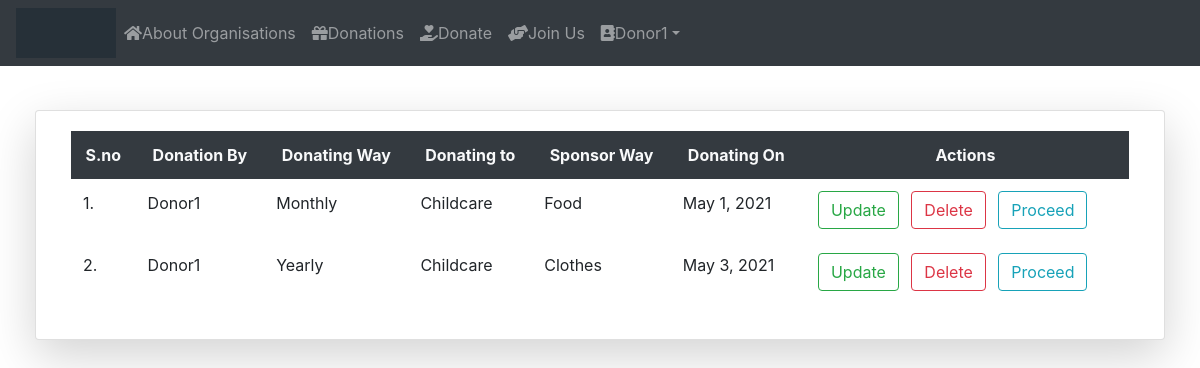
The page /dontab1/ (signed in) on the database as committed earlier.
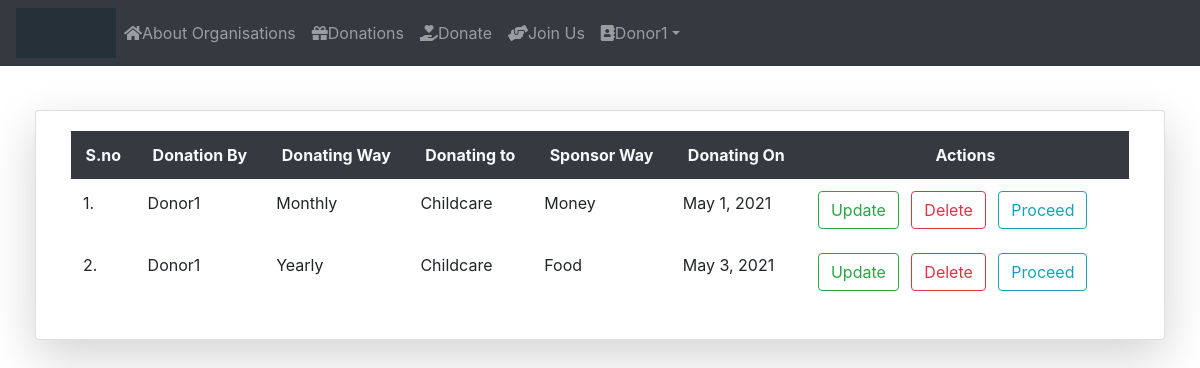
The same page on the database as committed later.
### App/models.py (models this page shows)
class Donate(models.Model):
	d=[('Select',"Select"),('Yearly',"Yearly Once"),('Monthly',"Monthly Once"),('Quarterly',"Quarterly Once"),('One Time',"One time donation")]
	s=[('Select',"Select"),('Food',"Food"),('Clothes',"Clothes"),('Money',"Money")]
	username=models.CharField(max_length=50)
	email=models.EmailField(max_length=50)
	ways_to_donate=models.CharField(max_length=50,choices=d,default='Select')
	donating_to=models.CharField(max_length=50)
	sponsor_way=models.CharField(max_length=50,choices=s,default='Select')
	donating_date=models.DateField()
	uid=models.ForeignKey(User,on_delete=models.CASCADE)

### App/views.py (the view)
# urls.py: path('dontab1/',views.donationtable1,name="dtab1"),
def donationtable1(request):
	w=Donate.objects.filter(uid_id=request.user.id)
	return render(request,'html/dontab1.html',{'x':w})

### App/templates/html/dontab1.html (shortened to what this page needs)
{% extends 'html/base.html' %}
{% block content %}
<div class="container-fluid mt-2">
	<div class="card-body">
  				<div class="container-fluid mt-2">
				<div class="row">
  				<div class="card col-md mt-2 shadow-lg">
				<div class="card-body">
				<table class="table table-borderless table-center">
					<tr class="bg-dark text-light text-center">
						<th>S.no</th>
						<th>Donation By</th>
						<th>Donating Way</th>
						<th>Donating to</th>
						<th>Sponsor Way</th>
						<th>Donating On</th>
						<th>Actions</th>
					</tr>
            		{% for k in x %}
            		<tr>
            			<td>{{forloop.counter}}.</td>
            			<td>{{k.username}}</td>
            			<td>{{k.ways_to_donate}}</td>
            			<td>{{k.donating_to}}</td>
            			<td>{{k.sponsor_way}}</td>
            			<td>{{k.donating_date}}</td>
            			<td colspan="3">
            				<a href="{% url 'up' k.id %}" class="btn btn-outline-success mx-1 text-success">Update</a>
            				<a href="{% url 'dele' k.id %}" class="btn btn-outline-danger mx-1 text-danger">Delete</a>
            				{% if k.sponsor_way == 'Money' %}
		    				<a href="" class="btn btn-outline-info text-info mx-1">Proceed</a>
            				{% elif k.sponsor_way == 'Food' %}
		    				<a href="{% url 'msg' k.id %}" class="btn btn-outline-info mx-1 text-info ">Proceed</a>
		    				{% elif k.sponsor_way == 'Clothes' %}
		    				<a href="{% url 'msg' k.id %}" class="btn btn-outline-info text-info  mx-1">Proceed</a>
		    				{% else %}
		    				<a href="#" class="btn btn-secondary">None</a>
		    				{% endif %}
            			</td>
            		</tr>
            		{% endfor %}
            	</table>
			</div>
		</div>
	</div>
</div>
{% endblock %}

Rows that differ between the two databases and show on the page:
changed Donate "Monthly": sponsor_way "Food" → "Money"
changed Donate "Yearly": sponsor_way "Clothes" → "Food"
